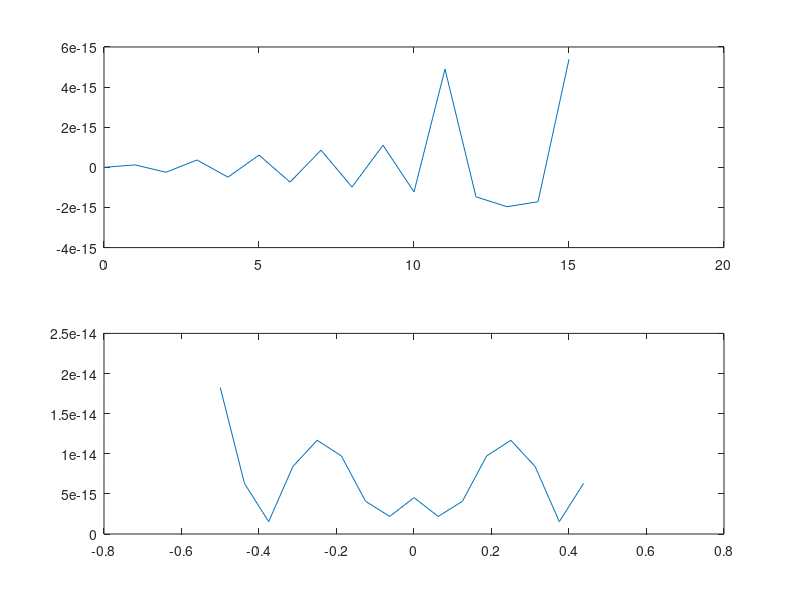
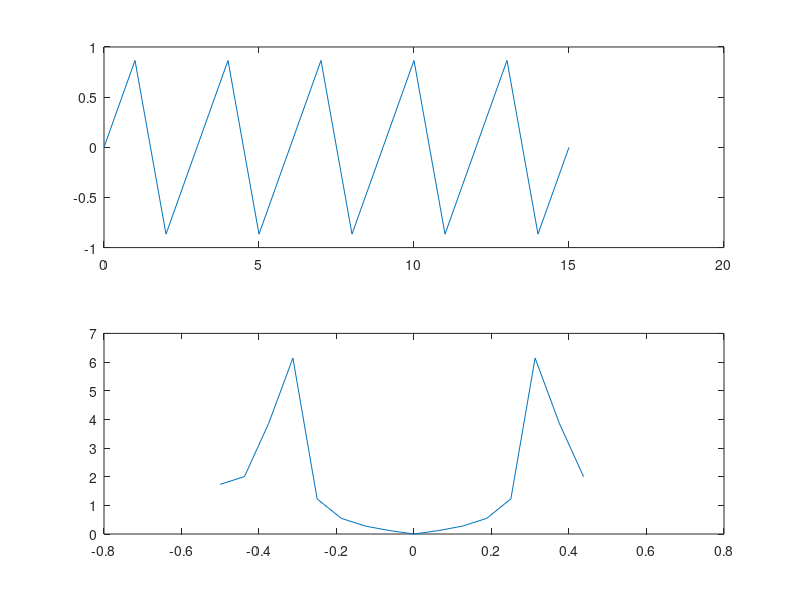
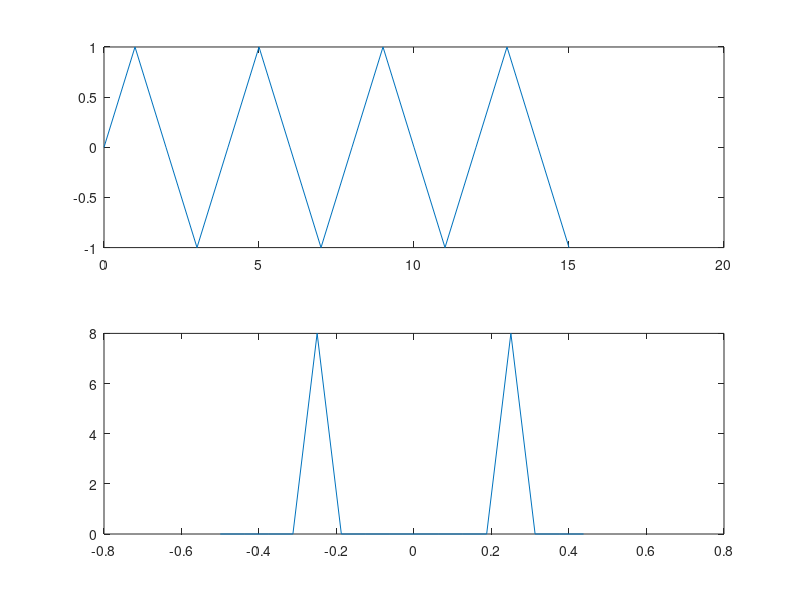

MATLAB code for these plots, in order:
clear;
f0 = 50;
N =16;
n = 0:N-1;
f = -0.5:1/N:0.5-1/N;
%fs=100Hz
fs1 = 100;
x1 = sin((2*pi*f0/fs1)*n);
X1 = fft(x1);
figure(1)
subplot(211)
plot(n,x1);
subplot(212)
plot(f,fftshift(abs(X1)));

%fs = 150Hz
fs2 = 150;
x2 = sin((2*pi*f0/fs2)*n);
X2 = fft(x2);
figure(2)
subplot(211)
plot(n,x2);
subplot(212)
plot(f,fftshift(abs(X2)));

%fs = 200Hz
fs3 = 200;
x3 = sin((2*pi*f0/fs3)*n);
X3 = fft(x3);
figure(3)
subplot(211)
plot(n,x3);
subplot(212)
plot(f,fftshift(abs(X3)));